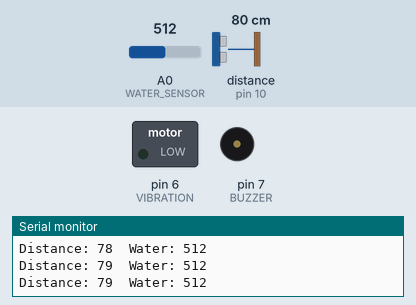
Bench run of a sketch on a simulated Arduino Uno, built with avr-gcc and run on an emulated ATmega328P. Parts: switched loads named in the sketch (green lamp = pin HIGH), buzzer (waves = sounding), the last lines printed to the serial monitor. Wiring (inferred from the names in the program): ultrasonic range finder: trigger pin 9; echo pin 10. Inputs (shaded band) come from the test bench; at power-on: distance to the obstacle (sensor on pin 10) 80 cm, A0 (WATER_SENSOR) = 512. The echo pulse lasts 58.3 µs per cm; pins used as bus, display or sensor lines are not drawn.

Above: at 1.16 s.
1.4 s: distance to the obstacle (sensor on pin 10) set to 55 cm
At 1.57 s:
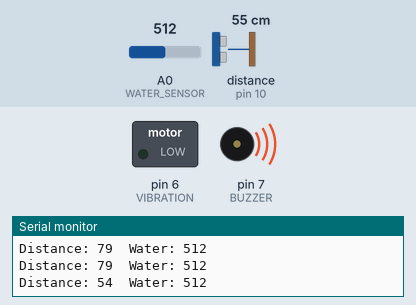
4.4 s: distance to the obstacle (sensor on pin 10) set to 47 cm
At 4.64 s:
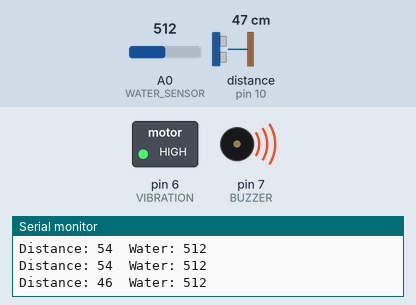
7.4 s: A0 (WATER_SENSOR) set to 313
10.4 s: A0 (WATER_SENSOR) set to 289
11.9 s: A0 (WATER_SENSOR) set to 306
At 12.35 s:
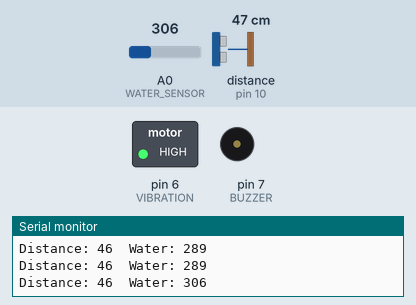
14.9 s: A0 (WATER_SENSOR) set to 290
Timing chart, 0 to 17.5 s (numbered marks = the images above; inputs shaded):
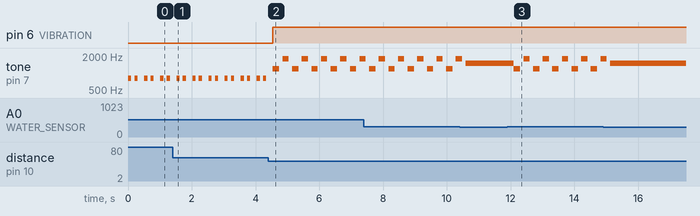

Measured:
- the behaviour switches between 51 and 50 cm on distance to the obstacle (sensor on pin 10) (found by bisection; images 1 and 2)
- after the input at 4.4 s, pin 6 (VIBRATION): LOW → HIGH after 0.15 s
- after the input at 11.9 s, tone on pin 7 (BUZZER): 1500 Hz → 1200 Hz after 0.21 s, then repeats every 0.60 s: silent 0.10 s, 1800 Hz 0.20 s, silent 0.10 s, 1200 Hz 0.20 s
- by itself, tone on pin 7 (BUZZER): repeats every 0.60 s: 1200 Hz 0.20 s, silent 0.10 s, 1800 Hz 0.20 s, silent 0.10 s

The sketch:

Smart_Blind_Stick.ino
```cpp
#define TRIG_PIN 9
#define ECHO_PIN 10
#define BUZZER 7
#define VIBRATION 6
#define WATER_SENSOR A0

long duration;
int distance;
int waterValue;

void setup() {
  pinMode(TRIG_PIN, OUTPUT);
  pinMode(ECHO_PIN, INPUT);
  pinMode(BUZZER, OUTPUT);
  pinMode(VIBRATION, OUTPUT);

  Serial.begin(9600);
}

void loop() {

  // Ultrasonic Sensor
  digitalWrite(TRIG_PIN, LOW);
  delayMicroseconds(2);

  digitalWrite(TRIG_PIN, HIGH);
  delayMicroseconds(10);

  digitalWrite(TRIG_PIN, LOW);

  duration = pulseIn(ECHO_PIN, HIGH);
  distance = duration * 0.034 / 2;

  // Water Sensor
  waterValue = analogRead(WATER_SENSOR);

  bool objectDetected = (distance > 0 && distance < 50);
  bool waterDetected = (waterValue > 300);

  Serial.print("Distance: ");
  Serial.print(distance);

  Serial.print("  Water: ");
  Serial.println(waterValue);

  // BOTH OBJECT AND WATER
  if (objectDetected && waterDetected) {

    digitalWrite(VIBRATION, HIGH);

    tone(BUZZER, 1200);
    delay(200);

    noTone(BUZZER);
    delay(100);

    tone(BUZZER, 1800);
    delay(200);

    noTone(BUZZER);
    delay(100);
  }

  // OBJECT ONLY
  else if (objectDetected) {

    digitalWrite(VIBRATION, HIGH);

    tone(BUZZER, 1500);   // Loud continuous sound
    delay(300);
  }

  // WATER ONLY
  else if (waterDetected) {

    digitalWrite(VIBRATION, LOW);

    tone(BUZZER, 800);
    delay(100);

    noTone(BUZZER);
    delay(100);

    tone(BUZZER, 800);
    delay(100);

    noTone(BUZZER);
    delay(200);
  }

  // NOTHING DETECTED
  else {

    noTone(BUZZER);
    digitalWrite(VIBRATION, LOW);
  }
}
```
